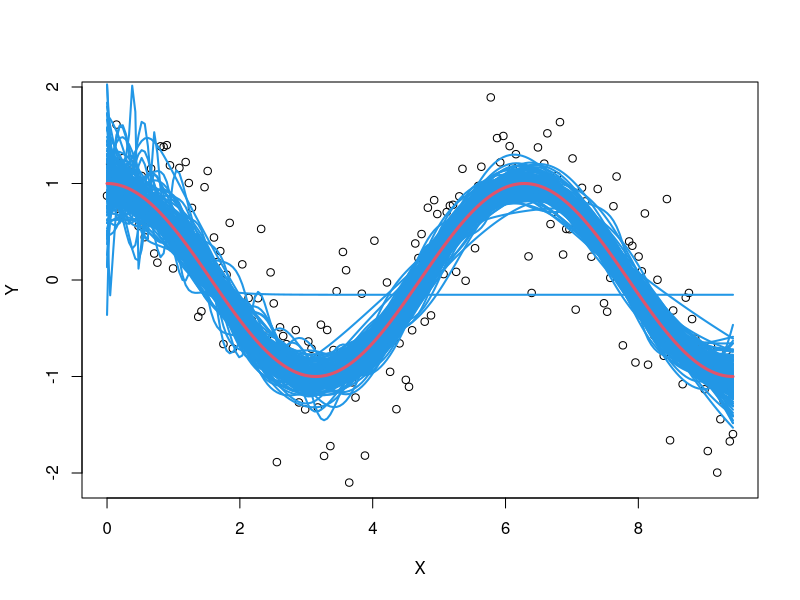

Write the R code that produced this figure.
# Paquetes ---

library("nnet")

# Red neuronal ---
iteraciones <- 150
tamano_muestral <- 200

genera_y <- function(x) {
  cos(x) + rnorm(length(x), 0, 0.5)
}

X <- seq(0,3*pi, length.out = tamano_muestral)
Y <- genera_y(X)


plot(Y~X)
lines(cos(X) ~ X, col=2, lwd=2)



red_neuronal <- nnet(X,Y,size=6,linout = TRUE)
YY <- predict(red_neuronal)

lines(YY~X, col=4, lwd=2)

for (i in seq_len(iteraciones)) {
  Y <- genera_y(X)
  red_neuronal <- nnet(X,Y,size=6,linout = TRUE, trace=TRUE)
  YY <- predict(red_neuronal)
  lines(YY~X, col=4, lwd=2)
}

lines(cos(X)~X, col = 2, lwd = 3)

